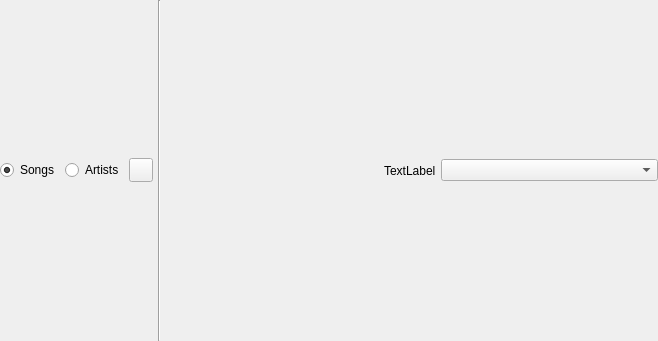
<?xml version="1.0" encoding="UTF-8"?>
<ui version="4.0">
 <class>SearchResultsBox</class>
 <widget class="QWidget" name="SearchResultsBox">
  <property name="geometry">
   <rect>
    <x>0</x>
    <y>0</y>
    <width>658</width>
    <height>341</height>
   </rect>
  </property>
  <property name="windowTitle">
   <string>Form</string>
  </property>
  <layout class="QHBoxLayout" name="horizontalLayout">
   <property name="spacing">
    <number>5</number>
   </property>
   <property name="leftMargin">
    <number>0</number>
   </property>
   <property name="topMargin">
    <number>0</number>
   </property>
   <property name="rightMargin">
    <number>0</number>
   </property>
   <property name="bottomMargin">
    <number>0</number>
   </property>
   <item>
    <widget class="QRadioButton" name="radioButton_Songs">
     <property name="text">
      <string>Songs</string>
     </property>
     <property name="checked">
      <bool>true</bool>
     </property>
    </widget>
   </item>
   <item>
    <widget class="QRadioButton" name="radioButton_Artists">
     <property name="text">
      <string>Artists</string>
     </property>
    </widget>
   </item>
   <item>
    <widget class="QPushButton" name="pushButton_OpenFilters">
     <property name="enabled">
      <bool>true</bool>
     </property>
     <property name="maximumSize">
      <size>
       <width>24</width>
       <height>24</height>
      </size>
     </property>
     <property name="toolTip">
      <string>&lt;html&gt;&lt;head/&gt;&lt;body&gt;&lt;p&gt;Filter settings&lt;/p&gt;&lt;/body&gt;&lt;/html&gt;</string>
     </property>
     <property name="text">
      <string/>
     </property>
     <property name="icon">
      <iconset resource="../res.qrc">
       <normaloff>:/icons/icons/Filter.png</normaloff>:/icons/icons/Filter.png</iconset>
     </property>
    </widget>
   </item>
   <item>
    <widget class="Line" name="line">
     <property name="orientation">
      <enum>Qt::Vertical</enum>
     </property>
    </widget>
   </item>
   <item>
    <spacer name="horizontalSpacer">
     <property name="orientation">
      <enum>Qt::Horizontal</enum>
     </property>
     <property name="sizeHint" stdset="0">
      <size>
       <width>40</width>
       <height>20</height>
      </size>
     </property>
    </spacer>
   </item>
   <item>
    <widget class="QLabel" name="label_Results">
     <property name="text">
      <string>TextLabel</string>
     </property>
    </widget>
   </item>
   <item>
    <widget class="QComboBox" name="comboBox_Results">
     <property name="sizePolicy">
      <sizepolicy hsizetype="MinimumExpanding" vsizetype="Fixed">
       <horstretch>0</horstretch>
       <verstretch>0</verstretch>
      </sizepolicy>
     </property>
     <property name="maxCount">
      <number>15</number>
     </property>
     <property name="sizeAdjustPolicy">
      <enum>QComboBox::AdjustToContents</enum>
     </property>
     <property name="placeholderText">
      <string/>
     </property>
     <property name="frame">
      <bool>true</bool>
     </property>
    </widget>
   </item>
  </layout>
 </widget>
 <resources>
  <include location="../res.qrc"/>
 </resources>
 <connections/>
</ui>
